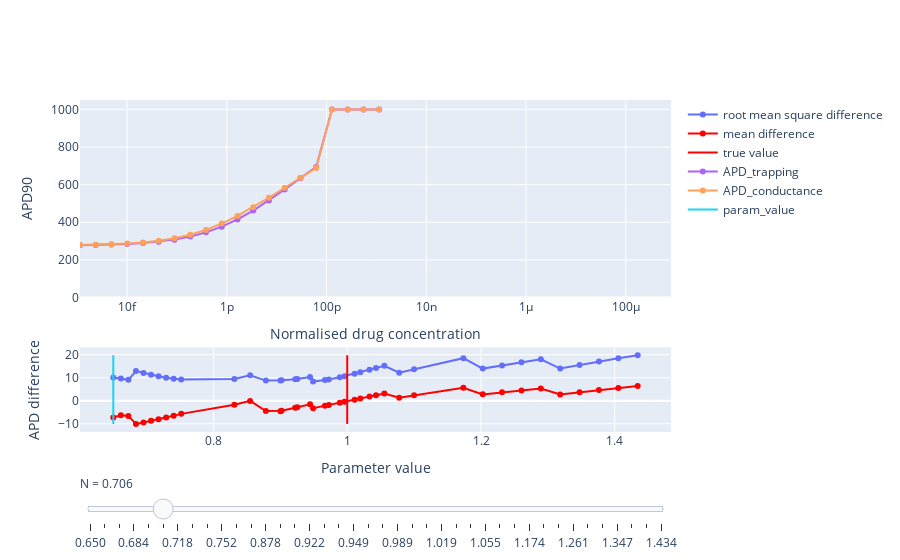

Notebook cell for this chart:
### Code cell
param_interest = 'N'

# fig = go.Figure()
fig = make_subplots(rows=2, cols=1, row_heights=[0.7, 0.3])

drug_list = ['dofetilide', 'verapamil', 'terfenadine',
             'cisapride', 'quinidine', 'sotalol']
drug = drug_list[0]

filename = 'SA_' + drug + '_' + param_interest + '.csv'
# filename = 'SA_' + drug + '_check.csv'
df = pd.read_csv(saved_data_dir + filename,
                    header=[0, 1], index_col=[0],
                    skipinitialspace=True)
df = df.sort_values(by=[('param_values', param_interest)])
# data included: drug_conc_Hill, peak_current, Hill_curve, param_values,
# drug_conc_AP, APD_trapping, APD_conductance and MSE

param_lib = modelling.BindingParameters()
param_true = param_lib.binding_parameters[drug][param_interest]

param_range = df['param_values'][param_interest].values
RMSError = df['RMSE']['RMSE'].values
MAError = df['MAE']['MAE'].values
fig.add_trace(
    go.Scatter(
        visible=True,
        x=param_range,
        y=RMSError,
        mode='lines+markers',
        name='root mean square difference'
    ), row=2, col=1
)
fig.add_trace(
    go.Scatter(
        visible=True,
        x=param_range,
        y=MAError,
        mode='lines+markers',
        name='mean difference',
        line=dict(color="#ff0000")
    ), row=2, col=1
)


cleaned_RMSError = [x for x in RMSError if not math.isnan(x)]
cleaned_MAError = [x for x in MAError if not math.isnan(x)]
max_RMSE = max(cleaned_RMSError)
max_MAE = max(cleaned_MAError)
max_error = max(max_RMSE, max_MAE)

min_RMSE = min(cleaned_RMSError)
min_MAE = min(cleaned_MAError)
min_error = min(min_RMSE, min_MAE)

fig.add_trace(
    go.Scatter(
        visible=True,
        x=[param_true, param_true],
        y=[min_error, max_error],
        mode='lines',
        name='true value',
        line=dict(color="#ff0000")
    ), row=2, col=1
)

min_drug_conc = []
max_drug_conc = []
for r in range(len(df.index)):

    param_values = df.iloc[[r]]['param_values']
    changing_param_value = param_values[param_interest].values[0]
    Hill_n = param_values['N'].values[0]
    half_effect_conc = 5.483e8

    # Plot APD90
    drug_conc_AP = df.iloc[[r]]['drug_conc_AP'].values[0]
    APD_trapping = df.iloc[[r]]['APD_trapping'].values[0]
    APD_conductance = df.iloc[[r]]['APD_conductance'].values[0]

    fig.add_trace(
        go.Scatter(
            visible=False,
            x=drug_conc_AP,
            y=APD_trapping,
            mode='lines+markers',
            name='APD_trapping'
        ), row=1, col=1,
    )
    fig.add_trace(
        go.Scatter(
            visible=False,
            x=drug_conc_AP,
            y=APD_conductance,
            mode='lines+markers',
            name='APD_conductance'
        ), row=1, col=1,
    )
    fig.add_trace(
        go.Scatter(
            visible=False,
            x=[changing_param_value, changing_param_value],
            y=[min_error, max_error],
            mode='lines',
            name='param_value'
        ), row=2, col=1,
    )

    min_drug_conc.append(min(drug_conc_AP))
    max_drug_conc.append(max(drug_conc_AP))

min_drug_conc = min(min_drug_conc)
max_drug_conc = max(max_drug_conc)

fig.data[3].visible=True
fig.data[4].visible=True
fig.data[5].visible=True

sets = []
for i in range(int((len(fig.data) - 2) / 3)):
    param_set = dict(
        method="update",
        args=[{"visible": [False] * len(fig.data)},
              {"title": "Drug " + drug + " at parameter " + param_interest + " = " +
               "%.3f" % param_range[i]}],
        label="%.3f" % param_range[i]
    )
    param_set["args"][0]["visible"][0] = True
    param_set["args"][0]["visible"][1] = True
    param_set["args"][0]["visible"][2] = True
    param_set["args"][0]["visible"][3 * i + 3] = True
    param_set["args"][0]["visible"][3 * i + 4] = True
    param_set["args"][0]["visible"][3 * i + 5] = True
    sets.append(param_set)

sliders = [dict(
    active=5,
    currentvalue={"prefix": param_interest + " = "},
    pad={"t": len(df.index)},
    steps=sets
)]

fig.update_layout(sliders=sliders, yaxis1=dict(range=[0, 1050]),
                  xaxis1=dict(range=[np.log10(min_drug_conc), np.log10(max_drug_conc)]))

fig.update_xaxes(title_text="Normalised drug concentration", type="log", row=1, col=1)
fig.update_xaxes(title_text="Parameter value", row=2, col=1)

fig.update_yaxes(title_text="APD90", row=1, col=1)
fig.update_yaxes(title_text="APD difference", row=2, col=1)
fig.show()
